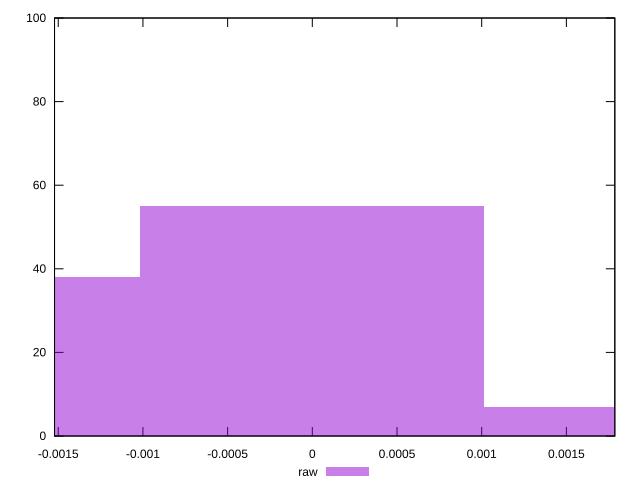

The script that saved this image:
reset

$raw <<EOF
0 55
-0.0020301420691649723 38
0.0020301420691649723 7
EOF

set key outside below
set boxwidth 0.0020301420691649723
set xrange [-0.0015219788578124138:0.00178601771114888]
set yrange [0:100]
set trange [0:100]
set style fill transparent solid 0.5 noborder
set terminal svg size 640, 490 enhanced background rgb 'white'
set output "report_00018_2021-02-10T15-25-16.877Z/meta/pScore-difference/samples/pages+cached+noadtech+nomedia+nocss/raw/histogram.svg"

plot $raw title "raw" with boxes

reset
